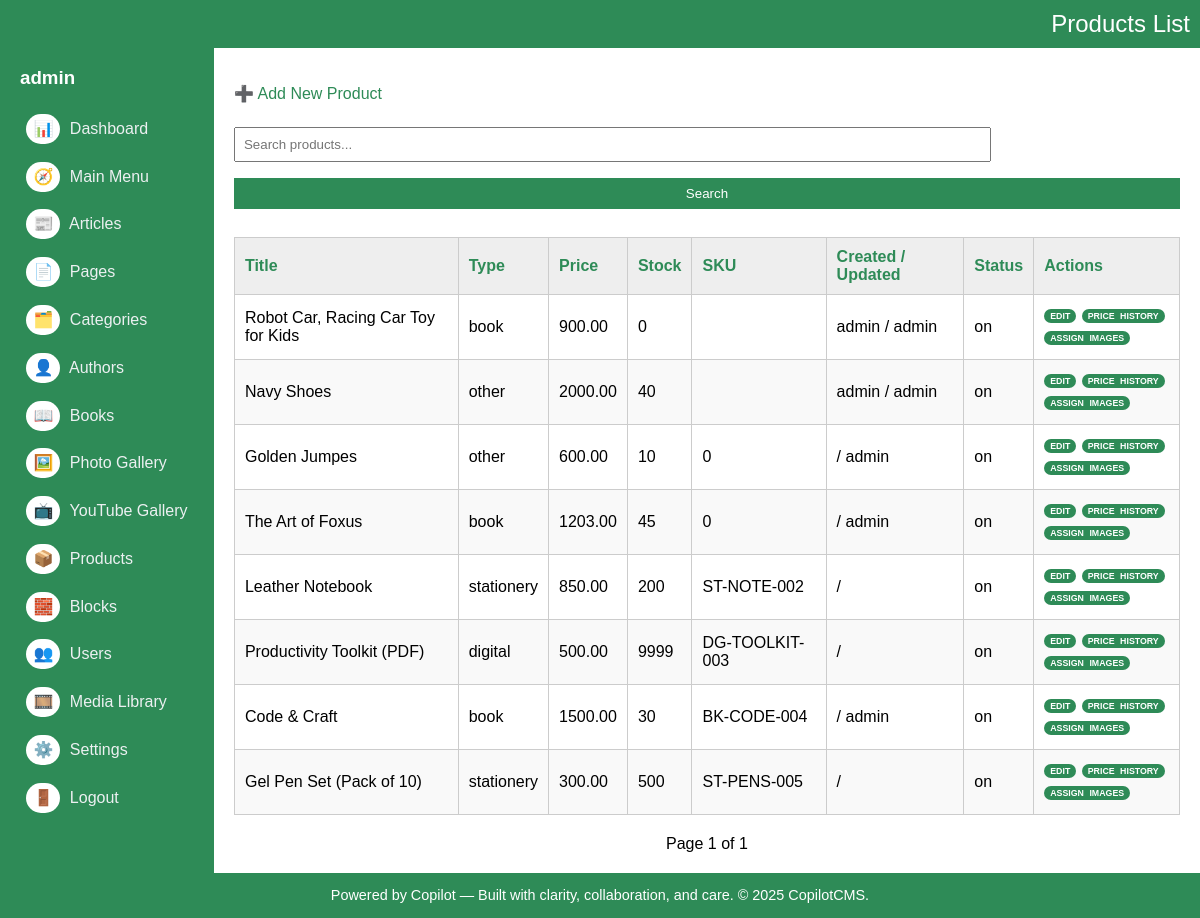
/admin/products/list.php (signed in), run on an earlier commit of the app's database.
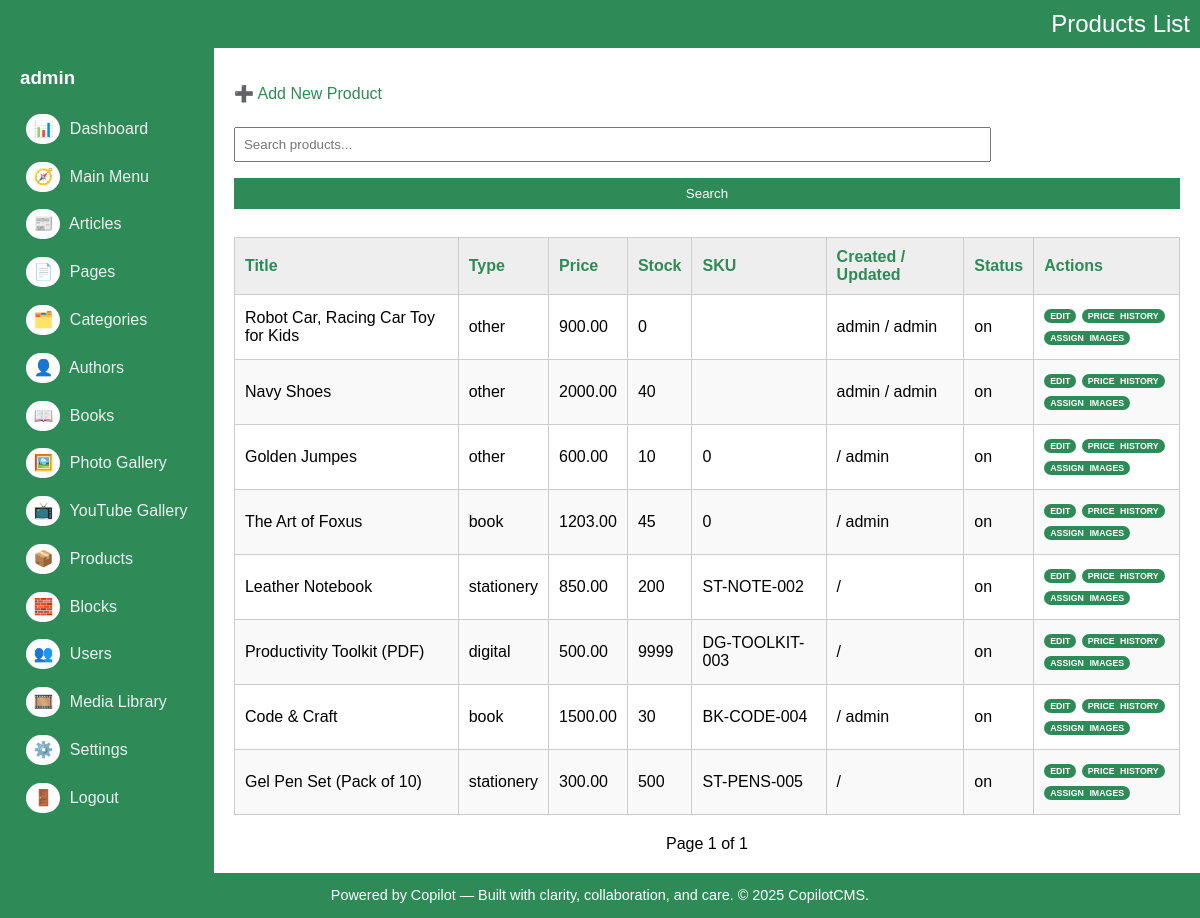
And on a later commit of the database.
### tables this page shows
CREATE TABLE IF NOT EXISTS `products` (
  `key_product` int(10) UNSIGNED NOT NULL AUTO_INCREMENT,
  `product_type` enum('book','stationery','digital','other') NOT NULL,
  `key_books` int(10) UNSIGNED DEFAULT NULL,
  `title` varchar(200) DEFAULT NULL,
  `description` text,
  `price` decimal(10,2) DEFAULT NULL,
  `stock_quantity` int(11) DEFAULT NULL,
  `discount_percent` tinyint(4) DEFAULT NULL,
  `sku` varchar(50) DEFAULT NULL,
  `is_featured` tinyint(1) DEFAULT NULL,
  `url` varchar(200) NOT NULL DEFAULT '',
  `status` varchar(3) DEFAULT NULL,
  `sort` smallint(6) DEFAULT NULL,
  `entry_date_time` timestamp NULL DEFAULT CURRENT_TIMESTAMP,
  `update_date_time` timestamp NULL DEFAULT CURRENT_TIMESTAMP ON UPDATE CURRENT_TIMESTAMP,
  `created_by` int(10) UNSIGNED DEFAULT NULL,
  `updated_by` int(10) UNSIGNED DEFAULT NULL,
  PRIMARY KEY (`key_product`)
);

CREATE TABLE IF NOT EXISTS `users` (
  `key_user` int(10) UNSIGNED NOT NULL AUTO_INCREMENT,
  `name` varchar(200) NOT NULL DEFAULT '',
  `username` varchar(100) NOT NULL,
  `password_hash` varchar(255) NOT NULL,
  `email` varchar(200) DEFAULT NULL,
  `role` enum('admin','editor','viewer') DEFAULT 'viewer',
  `status` varchar(3) DEFAULT 'on',
  `entry_date_time` timestamp NULL DEFAULT CURRENT_TIMESTAMP,
  `update_date_time` timestamp NULL DEFAULT CURRENT_TIMESTAMP ON UPDATE CURRENT_TIMESTAMP,
  `phone` varchar(20) DEFAULT NULL,
  `address` text,
  `city` varchar(100) DEFAULT NULL,
  `state` varchar(100) DEFAULT NULL,
  `country` varchar(100) DEFAULT NULL,
  `description` text,
  `url` varchar(200) DEFAULT NULL,
  PRIMARY KEY (`key_user`),
  UNIQUE KEY `username` (`username`)
);

### admin/products/list.php (the view, shortened to what this page needs)
<?php
include '../db.php';
include '../layout.php';
?>
<p><a href="#" onclick="openModal()">➕ Add New Product</a></p>
<form method="get">
	<input type="text" name="q" placeholder="Search products..." value="<?= htmlspecialchars($_GET['q'] ?? '') ?>">
	<input type="submit" value="Search">
</form>
<table>
	<thead>
		<tr>
			<th><?= sortLink('Title', 'title', $_GET['sort'] ?? '', $_GET['dir'] ?? '') ?></th>
			<th>Type</th>
			<th><?= sortLink('Price', 'price', $_GET['sort'] ?? '', $_GET['dir'] ?? '') ?></th>
			<th>Stock</th>
			<th>SKU</th>
			<th>Created / Updated</th>
			<th>Status</th>
			<th>Actions</th>
		</tr>
	</thead>
	<tbody>
	<?php
	$limit = 10;
	$page = max(1, intval($_GET['page'] ?? 1));
	$offset = ($page - 1) * $limit;
	$sort = $_GET['sort'] ?? 'entry_date_time';
	$dir = $_GET['dir'] ?? 'desc';
	$allowedSorts = ['title', 'price', 'stock_quantity', 'sku', 'status'];
	if (!in_array($sort, $allowedSorts)) $sort = 'entry_date_time';
	$sql = "SELECT * FROM products";
	$sql .= " ORDER BY $sort $dir LIMIT $limit OFFSET $offset";
	$result = $conn->query($sql);
	while ($row = $result->fetch_assoc()) {
		$keyProduct = $row["key_product"];
		$createdUpdated = $conn->query("SELECT p.key_product, u1.username AS creator, u2.username AS updater
			FROM products p
			LEFT JOIN users u1 ON p.created_by = u1.key_user
			LEFT JOIN users u2 ON p.updated_by = u2.key_user
			WHERE key_product = $keyProduct")->fetch_assoc();
	  echo "<tr>
		<td>{$row['title']}</td>
		<td>{$row['product_type']}</td>
		<td>{$row['price']}</td>
		<td>{$row['stock_quantity']}</td>
		<td>{$row['sku']}</td>
		<td>{$createdUpdated['creator']} / {$createdUpdated['updater']}</td>
		<td>{$row['status']}</td>
		<td class='record-action-links'>
		  <a href='#' onclick='editItem({$row['key_product']}, \"get_product.php\", [\"title\",\"description\",\"price\",\"stock_quantity\",\"sku\",\"product_type\",\"url\",\"status\"])'>Edit</a>
		  <a href='delete.php?id={$row['key_product']}' onclick='return confirm(\"Delete this product?\")' style='display:none'>Delete</a>
		  <a href='#' onclick='loadPriceHistory({$row['key_product']})'>Price History</a>
			<a href='#' onclick='openImageModal({$row['key_product']})'>Assign Images</a>
		</td>
	  </tr>";
	}
	$countSql = "SELECT COUNT(*) AS total FROM products";
	$total = $conn->query($countSql)->fetch_assoc()['total'];
	$totalPages = ceil($total / $limit);
	?>
	</tbody>
</table>
<div id="pager">
	Page <?= $page ?> of <?= $totalPages ?>
</div>

What changed in the data, as far as the page shows it:
changed products "Robot Car, Racing Car Toy for Kids": product_type "book" → "other"
